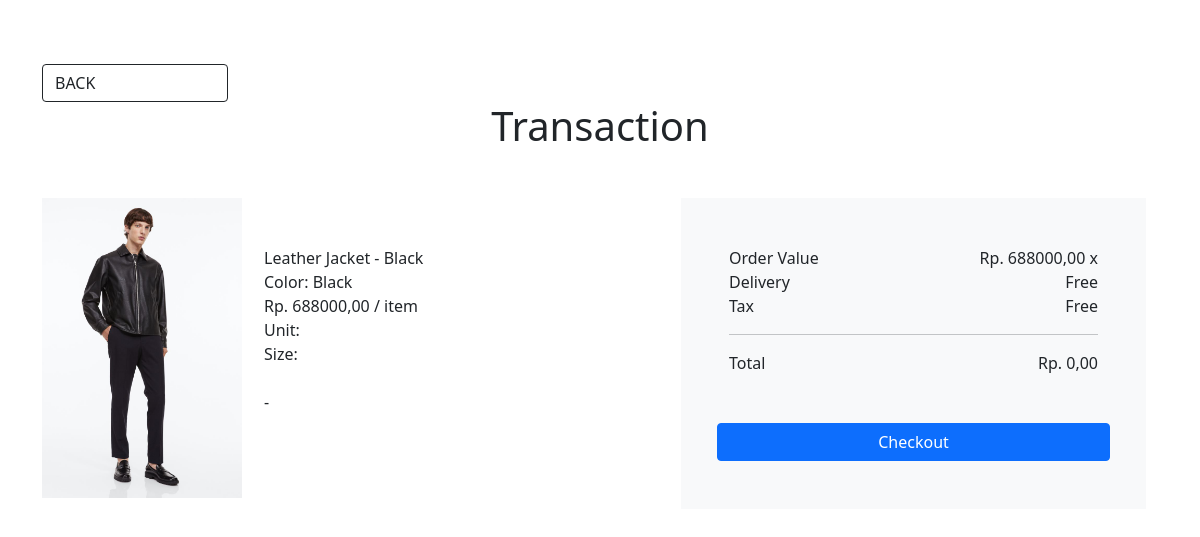
/user/halaman3.php?id=3, run on the app's committed database.
### tables this page shows
CREATE TABLE `produk` (
  `id_barang` int(11) NOT NULL,
  `namaproduk` varchar(150) NOT NULL,
  `stok` int(11) NOT NULL,
  `color` text DEFAULT NULL,
  `harga` int(11) NOT NULL,
  `foto` varchar(150) NOT NULL,
  `gender` enum('men','women') NOT NULL
);

### user/halaman3.php (the view, shortened to what this page needs)
<!DOCTYPE html>
<html lang="en">
<head>
    <link href="https://cdn.jsdelivr.net/npm/bootstrap@5.0.2/dist/css/bootstrap.min.css" rel="stylesheet"
>
    <link rel="stylesheet" href="https://cdn.jsdelivr.net/npm/bootstrap-icons@1.9.1/font/bootstrap-icons.css">
    <link rel="stylesheet" href="nav.css">
    <link rel="stylesheet" href="footer.css">
</head>
<body>
    <?php
    include "koneksi.php";
    $id = $_GET['id'];
    $query = mysqli_query($conn, "SELECT * FROM produk WHERE id_barang = '$id'");
    $produk = mysqli_fetch_array($query);
    $jumlah = $_POST['jumlah'];
    $nama = $_POST['nama'];
    $size = $_POST['size'];
    $alamat = $_POST['alamat'];
    $harga = $produk['harga'];
    $total = $jumlah * $harga;
    ?>
    <section KONTEN>
        <div class="container my-5">
            <a class="col-2 btn btn-outline-dark text-sm-start mt-3" href="halaman2.php?id=<?=$_GET['id'];?>">BACK</a>
            <h1 align="center" class="mb-5">Transaction</h1>
            <div class="row col-md-12 col-lg-12 col-sm-12">
                <div class="col-2">
                    <img src="../fotoproduk/<?php echo $produk['foto']?>" width="200px" alt="">
                </div>
                <div class="col-5 p-5">
                    <form action="beli-pr.php" method="POST">
                        <a><?php echo $produk['namaproduk']?></a><br>
                        <a><?php echo $produk['color']?></a><br>
                        <a id="harga"><?php echo "Rp. ", $produk['harga'], ",00 / item"?></a><br>
                        <label>Unit:</label>
                        <a><?php echo $jumlah?></a><br>
                        <label>Size:</label>
                        <a><?php echo $size?></a><br><br>
                        <a><?php echo $nama , " - " , $alamat ?></a>
                </div>
                <div class="col-5 bg-light p-5 justify-content-between">
                    <div>
                        <div class="row">
                            <div class="col-7 ">
                                <a>Order Value</a><br>
                                <a>Delivery</a><br>
                                <a>Tax</a>
                            </div>
                            <div class="col-5 text-end">
                                <a><?php echo "Rp. ", $produk['harga'], ",00 x ", $jumlah?></a><br>
                                <a>Free</a><br>
                                <a>Free</a>
                            </div>
                        </div>
                        <div class="row">
                            <div class="col">
                                <hr>
                            </div>
                        </div>
                        <div class="row">
                            <div class="col-7">
                                <a>Total</a>
                            </div>
                            <div class="col-5 text-end">
                                <a><?php echo "Rp. ", $total, ",00"?></a>
                            </div>
                        </div>
                        <div class="row">
                            <button type="submit" class="btn btn-primary mt-5">Checkout</button>
                        </div>
                    </div>
                </div>
            </div>
        </div>
    </section>
</body>
</html>

### data on the page
produk: foto (picture), namaproduk "Leather Jacket - Black", color "Color: Black", harga "688000", harga "0"
